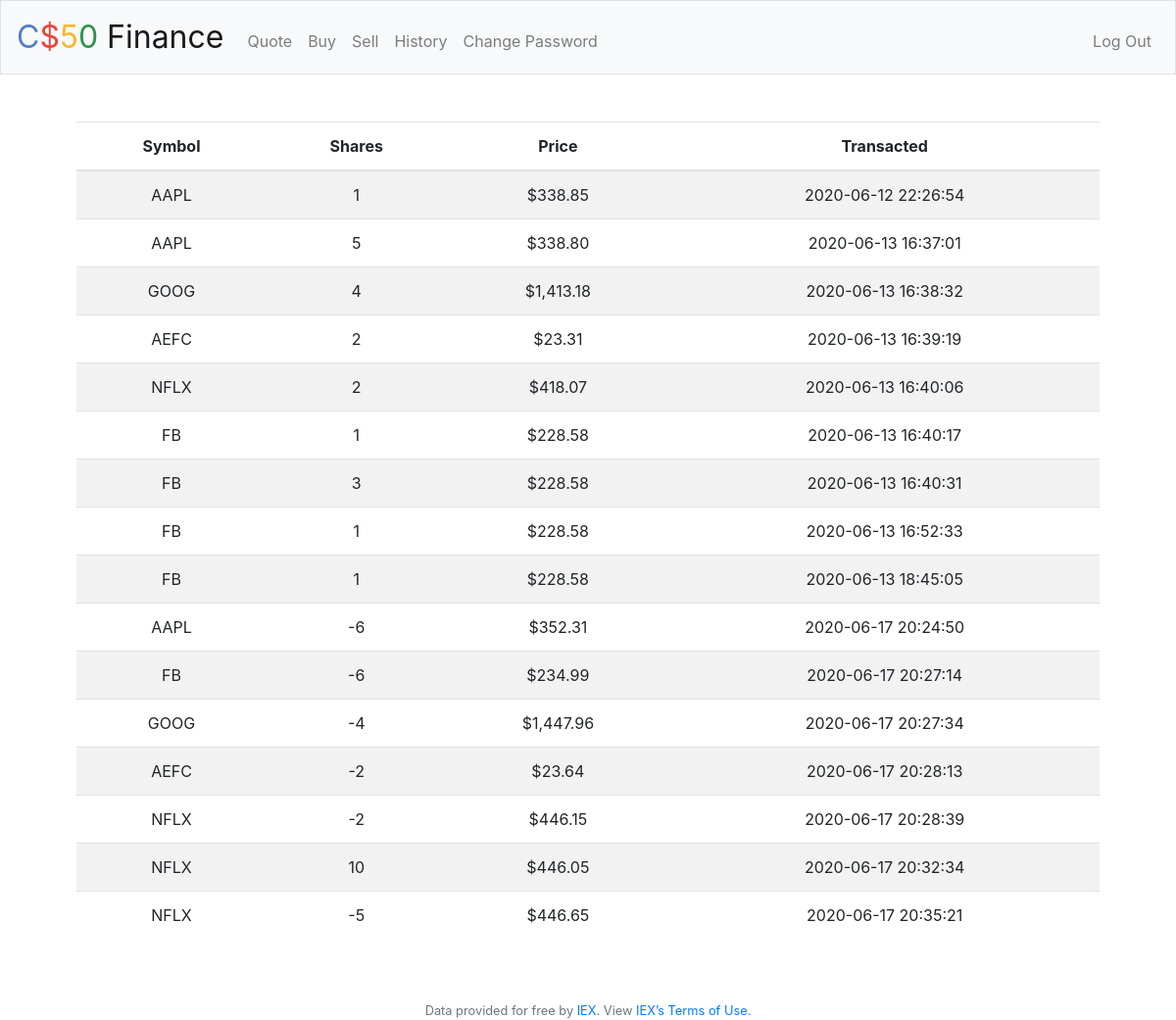
Screenshot of /history (signed in) with the database file from the repository.
### tables this page shows
CREATE TABLE 'purchase' ('id' INTEGER PRIMARY KEY AUTOINCREMENT NOT NULL, 'username' TEXT NOT NULL, 'symbol' TEXT NOT NULL, 'price' INTEGER NOT NULL, 'quantity' INTEGER NOT NULL, 'date' DATE , total INTEGER);

CREATE TABLE 'sold'('id' INTEGER PRIMARY KEY AUTOINCREMENT NOT NULL, 'username' TEXT NOT NULL, 'symbol' TEXT NOT NULL, 'price' INTEGER NOT NULL,'quantity' INTEGER NOT NULL, 'date' DATE, 'total' INTEGER);

### application.py (the view)
@app.route("/history")
@login_required
def history():
    id = session["user_id"]
    rows = db.execute("SELECT * FROM users WHERE id = :id",id=id)
    username = rows[0]['username']
    user_purchased_data = db.execute("SELECT symbol, quantity, price, date FROM purchase WHERE username=:username", username=username)
    user_sold_data = db.execute("SELECT symbol, quantity, price, date FROM sold WHERE username=:username", username=username)
    purchased_stocks = transform_single(user_purchased_data, 'symbol')
    purchased_prices = transform_single(user_purchased_data, 'price')
    purchased_qtys = transform_single(user_purchased_data, 'quantity')
    purchased_date = transform_single(user_purchased_data, 'date')
    sold_stocks = transform_single(user_sold_data, 'symbol')
    sold_prices = transform_single(user_sold_data, 'price')
    sold_qtys = transform_single(user_sold_data, 'quantity')
    sold_date = transform_single(user_sold_data, 'date')
    p_data = []
    s_data = []
    i = 0
    while i < len(purchased_stocks):
        p_data.append((purchased_stocks[i], purchased_qtys[i], usd(purchased_prices[i]), purchased_date[i]))
        i=i+1
    i = 0
    while i < len(sold_stocks):
        s_data.append((sold_stocks[i], minus(sold_qtys[i]), usd(sold_prices[i]), sold_date[i]))
        i=i+1
    data = p_data+s_data
    data.sort(key=lambda L: datetime.strptime(L[3], '%Y-%m-%d %H:%M:%S'))
    return render_template("history.html", data=data)

### application.py (called while the page is built)
@app.after_request
def after_request(response):
    response.headers["Cache-Control{{ i[4] }}"] = "no-cache, no-store, must-revalidate"
    response.headers["Expires"] = 0
    response.headers["Pragma"] = "no-cache"
    return response

### helpers.py (called while the page is built)
def login_required(f):
    @wraps(f)
    def decorated_function(*args, **kwargs):
        if session.get("user_id") is None:
            return redirect("/login")
        return f(*args, **kwargs)
    return decorated_function

def usd(value):
    return f"${value:,.2f}"

def minus(value):
    return f"-{value}"

def transform_single(complex_list, arg1):
  resolved = []
  arg1 = str(arg1)
  for i in complex_list:
    resolved.append(i[arg1])
  return resolved

### templates/history.html (shortened to what this page needs)
{% extends "layout.html" %}
{% block main %}
<table class="table table-striped">
  <thead>
    <tr>
      <th scope="col">Symbol</th>
      <th scope="col">Shares</th>
      <th scope="col">Price</th>
      <th scope="col">Transacted</th>
    </tr>
  </thead>
      <tbody>
  {% for i in data %}
        <tr>
          <td>{{ i[0] }}</td>
          <td>{{ i[1] }}</td>
          <td>{{ i[2] }}</td>
          <td>{{ i[3] }}</td>
        </tr>
  {% endfor %}
      </tbody>
</table>
{% endblock %}

### templates/layout.html (shortened to what this page needs)
<!DOCTYPE html>
<html lang="en">
    <head>
        <link href="https://maxcdn.bootstrapcdn.com/bootstrap/4.1.3/css/bootstrap.min.css" rel="stylesheet">
        <link href="/static/styles.css" rel="stylesheet">
    </head>
    <body>
        <nav class="navbar navbar-expand-md navbar-light bg-light border">
            <a class="navbar-brand" href="/"><span class="blue">C</span><span class="red">$</span><span class="yellow">5</span><span class="green">0</span> Finance</span></a>
            <div class="collapse navbar-collapse" id="navbar">
                {% if session.user_id %}
                    <ul class="navbar-nav mr-auto mt-2">
                        <li class="nav-item"><a class="nav-link" href="/quote">Quote</a></li>
                        <li class="nav-item"><a class="nav-link" href="/buy">Buy</a></li>
                        <li class="nav-item"><a class="nav-link" href="/sell">Sell</a></li>
                        <li class="nav-item"><a class="nav-link" href="/history">History</a></li>
                        <li class="nav-item"><a class="nav-link" href="/change">Change Password</a></li>
                    </ul>
                    <ul class="navbar-nav ml-auto mt-2">
                        <li class="nav-item"><a class="nav-link" href="/logout">Log Out</a></li>
                    </ul>
                {% else %}
                    <ul class="navbar-nav ml-auto mt-2">
                        <li class="nav-item"><a class="nav-link" href="/register">Register</a></li>
                        <li class="nav-item"><a class="nav-link" href="/login">Log In</a></li>
                    </ul>
                {% endif %}
            </div>
        </nav>
        <main class="container p-5">
            {% block main %}{% endblock %}
        </main>
        <footer class="small text-center text-muted">
            Data provided for free by <a href="https://iextrading.com/developer">IEX</a>. View <a href="https://iextrading.com/api-exhibit-a/">IEX’s Terms of Use</a>.
        </footer>
    </body>
</html>

### static/styles.css (style rules this page uses)
nav .navbar-brand { font-size: xx-large; }
nav .navbar-brand .blue { color: #537fbe; }
nav .navbar-brand .red { color: #ea433b; }
nav .navbar-brand .yellow { color: #f5b82e; }
nav .navbar-brand .green { color: #2e944b; }
main { overflow-x: auto; text-align: center; }

### rows the page displays
purchase: symbol "AAPL", quantity "1", price "$338.85", date "2020-06-12 22:26:54"
purchase: symbol "AAPL", quantity "5", price "$338.80", date "2020-06-13 16:37:01"
purchase: symbol "GOOG", quantity "4", price "$1,413.18", date "2020-06-13 16:38:32"
purchase: symbol "AEFC", quantity "2", price "$23.31", date "2020-06-13 16:39:19"
purchase: symbol "NFLX", quantity "2", price "$418.07", date "2020-06-13 16:40:06"
purchase: symbol "FB", quantity "1", price "$228.58", date "2020-06-13 16:40:17"
purchase: symbol "FB", quantity "3", price "$228.58", date "2020-06-13 16:40:31"
purchase: symbol "FB", quantity "1", price "$228.58", date "2020-06-13 16:52:33"
purchase: symbol "FB", quantity "1", price "$228.58", date "2020-06-13 18:45:05"
sold: symbol "AAPL", quantity "-6", price "$352.31", date "2020-06-17 20:24:50"
sold: symbol "FB", quantity "-6", price "$234.99", date "2020-06-17 20:27:14"
sold: symbol "GOOG", quantity "-4", price "$1,447.96", date "2020-06-17 20:27:34"
sold: symbol "AEFC", quantity "-2", price "$23.64", date "2020-06-17 20:28:13"
sold: symbol "NFLX", quantity "-2", price "$446.15", date "2020-06-17 20:28:39"
purchase: symbol "NFLX", quantity "10", price "$446.05", date "2020-06-17 20:32:34"
sold: symbol "NFLX", quantity "-5", price "$446.65", date "2020-06-17 20:35:21"
